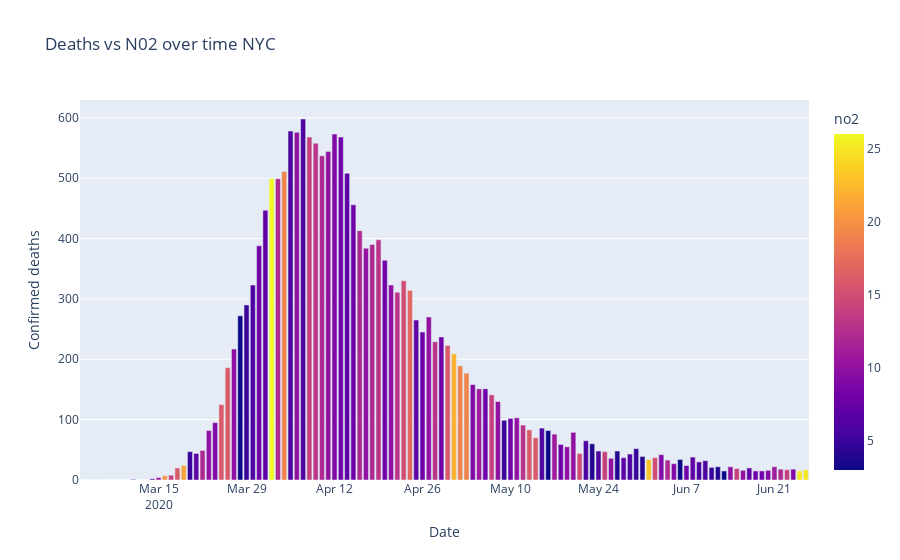

Here is the notebook cell this chart was saved with:
### Code cell
deaths_vs_pollutant(df_final, "no2", "Deaths vs N02 over time NYC")
